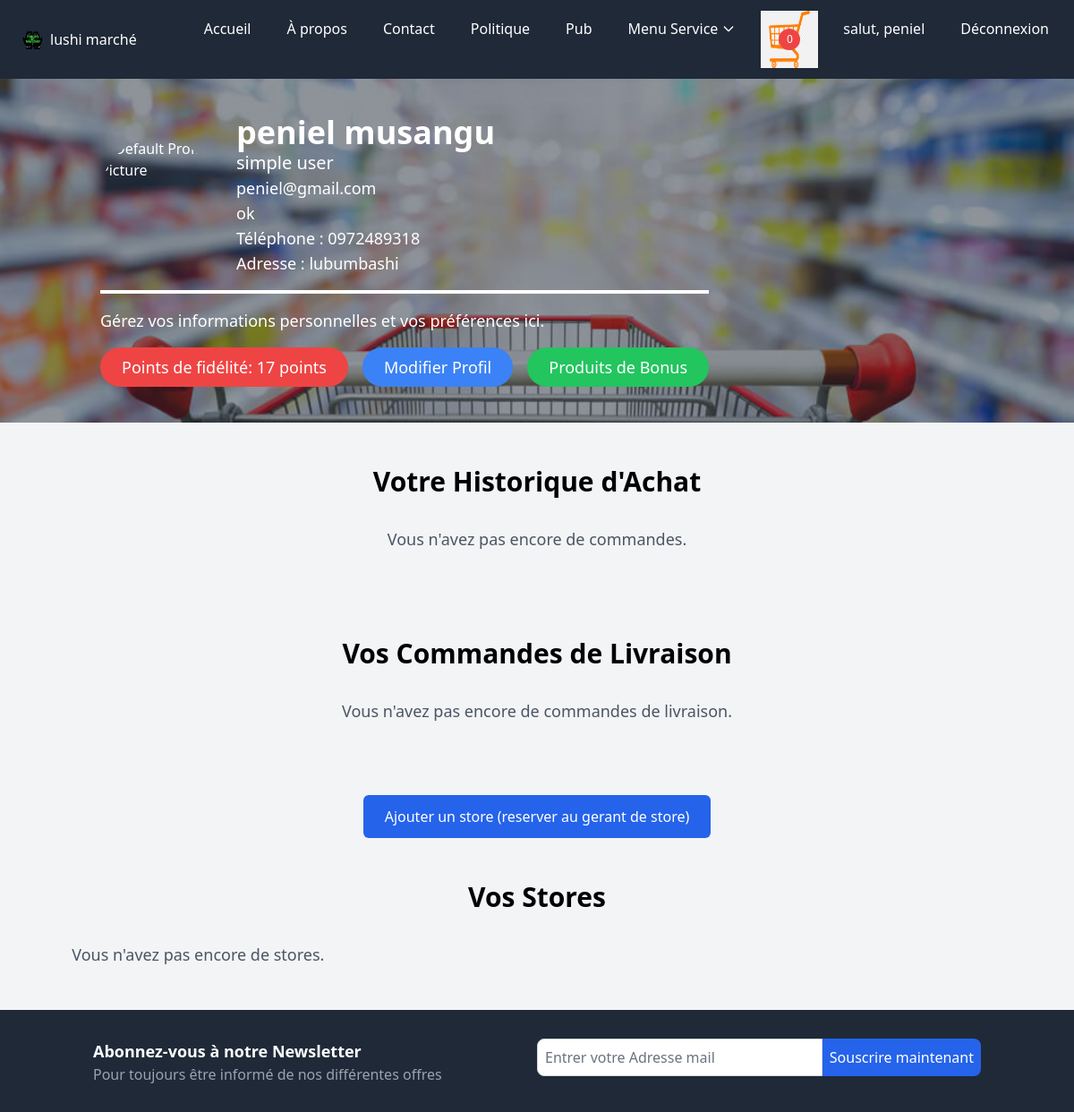
Before: /user/profile (signed in, upper part) with the older database file.
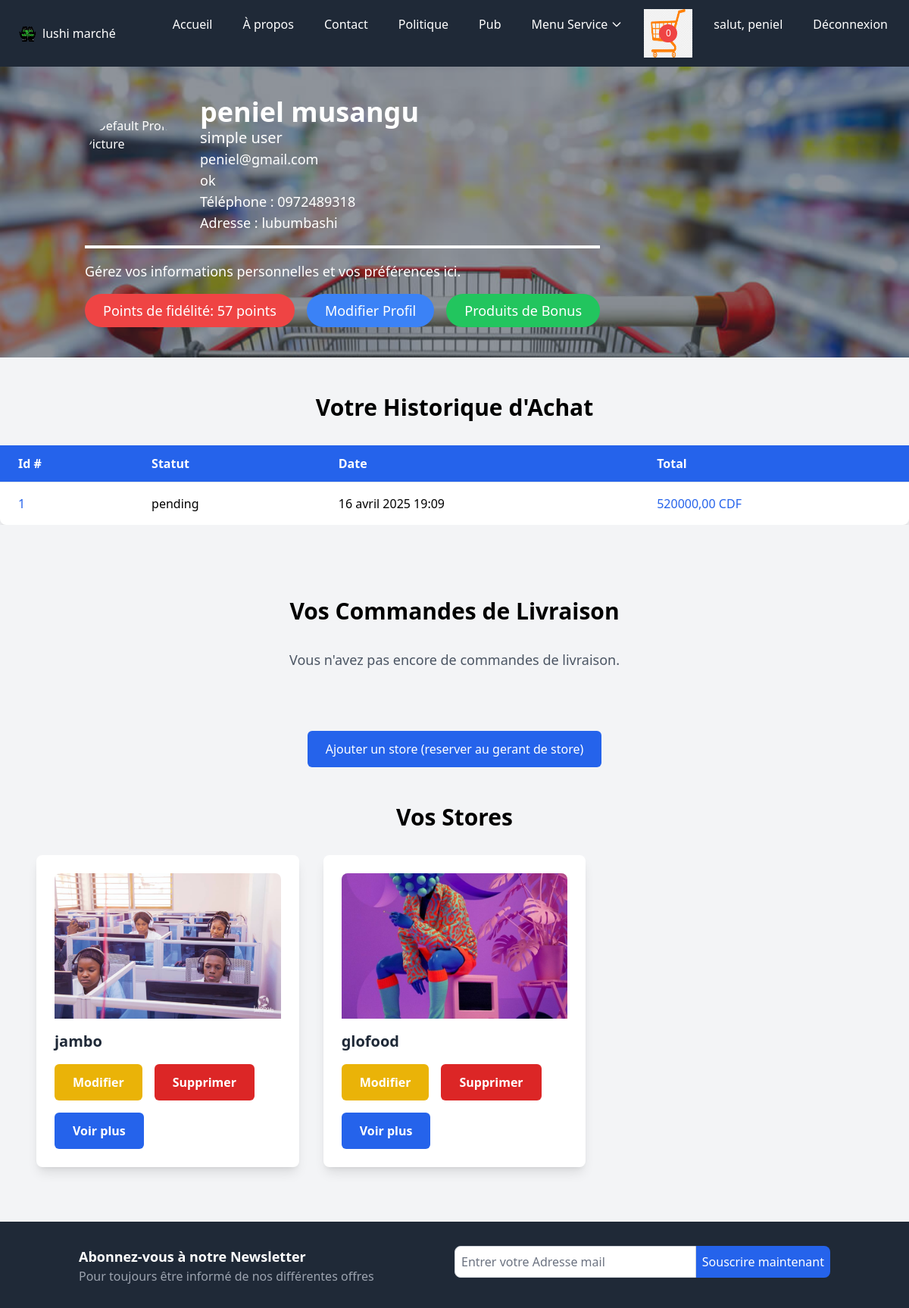
After: the same page with the newer database file.
### core/models.py (models this page shows, shortened)
class Order(models.Model):
    user = models.ForeignKey(settings.AUTH_USER_MODEL, on_delete=models.CASCADE, related_name="orders")
    created_at = models.DateTimeField(auto_now_add=True)
    updated_at = models.DateTimeField(auto_now=True)
    status = models.CharField(
        max_length=50, choices=[('pending', 'En attente'), ('paid', 'Payée'), ('shipped', 'Expédiée'), ('served', 'Servie')],
        default='pending'
    )
    total_amount = models.DecimalField(max_digits=10, decimal_places=2, default=Decimal('0.00'))
    activated = models.BooleanField(default=True)  # Par défaut, l'ordre est activé

class Store(models.Model):
    owner = models.ForeignKey(settings.AUTH_USER_MODEL, on_delete=models.CASCADE, related_name="stores")
    name = models.CharField(max_length=255)
    slug=models.SlugField(blank=True, null=True)
    description = models.TextField()
    adresse = models.TextField()
    thumbnail = models.ImageField(upload_to="img", null=True, blank=True, verbose_name="Image du Store")
    created_at = models.DateTimeField(auto_now_add=True)
    updated_at = models.DateTimeField(auto_now=True, verbose_name="Date de mise à jour")
    typestore = models.ForeignKey(Typestore, on_delete=models.SET_NULL, null=True, blank=True)
    categorystore = models.ForeignKey(CategoryStore, on_delete=models.SET_NULL, null=True, blank=True)
    apply_commission = models.BooleanField(default=True)
    favoritestore = models.BooleanField(default=False)
    is_active = models.BooleanField(default=False)
    latitude = models.DecimalField(max_digits=9, decimal_places=6, null=True, blank=True)
    longitude = models.DecimalField(max_digits=9, decimal_places=6, null=True, blank=True)

### core/views.py (the view)
# urls.py: path('profile',views.profile, name='profile'),
@login_required(login_url="signin")
def profile(request):
    user = request.user
    stores = Store.objects.filter(owner=user, is_active=True)
    orders_list = Order.objects.filter(user=request.user, activated=True).order_by('-created_at')
    commandes_list = CommandeLivraison.objects.filter(user=user).order_by('-date_commande')
    paginator = Paginator(commandes_list, 4)  # 4 commandes par page
    page_number = request.GET.get('page')
    try:
        commandes = paginator.page(page_number)
    except PageNotAnInteger:
        commandes = paginator.page(1)
    except EmptyPage:
        commandes = paginator.page(paginator.num_pages)
    paginator = Paginator(orders_list, 4)  # 4 commandes par page
    page_number = request.GET.get('page')
    try:
        orders = paginator.page(page_number)
    except PageNotAnInteger:
        orders = paginator.page(1)
    except EmptyPage:
        orders = paginator.page(paginator.num_pages)
    try:
        user_points = UserPoints.objects.get(user=request.user)
        total_points = user_points.points  # Total des points
    except UserPoints.DoesNotExist:
        total_points = 0
    context = {
        "user": user,
        "stores": stores,
        "orders": orders,  # Orders paginées
        "commandes": commandes,
        'total_points': total_points  # Passer les points de fidélité à la vue
    }
    return render(request, "core/profile.html", context)

### core/context_processors.py (called while the page is built)
def cart(request):
    if request.user.is_authenticated:
        cart = get_or_create_cart(request.user)
    else:
        cart = None
    return {'cart': cart}

### core/models.py (called while the page is built)
    def get_item_count(self):
        return sum(item.quantity for item in self.items.all())

### core/utils.py (called while the page is built)
def get_or_create_cart(user):
    cart, created = Cart.objects.get_or_create(user=user, is_active=True)
    return cart

### core/templates/core/profile.html (shortened to what the changed rows need)
{% extends "base.html" %}
{% load static %}
{% block content %}
<section class="relative bg-cover bg-center h-96" style="background-image: url('{% static "img/her2.jpg" %}');">
    <div class="container mx-auto h-full flex items-center justify-start relative z-10">
        <div class="text-left text-white px-6">
            <div class="flex items-center space-x-6">
                <div>
                    <h1 class="text-4xl font-bold">{{ user.first_name }} {{ user.last_name }}</h1>
                </div>
            </div>
            <div class="mt-4 flex items-center">
                <a href="{% url 'user_dashboard' %}" class="px-6 py-2 bg-red-500 text-white rounded-full text-lg hover:bg-red-600 transition duration-300">
                    Points de fidélité: {{ total_points }} points
                </a>
                <a href="{% url 'update_profile' %}" class="ml-4 px-6 py-2 bg-blue-500 text-white rounded-full text-lg hover:bg-blue-600 transition duration-300">
                    Modifier Profil
                </a>
                <a href="{% url 'list_product_rewards' %}" class="ml-4 px-6 py-2 bg-green-500 text-white rounded-full text-lg hover:bg-green-600 transition duration-300">
                    Produits de Bonus
                </a>
            </div>
        </div>
    </div>
</section>
<section id="commandes" class="mt-12 pb-12">
    <h2 class="text-3xl font-bold text-center mb-8">Votre Historique d'Achat</h2>
    {% if orders %}
    <div class="overflow-x-auto">
        <table class="min-w-full table-auto bg-white shadow-lg rounded-lg">
            <thead class="bg-blue-600 text-white">
                <tr>
                    <th class="px-6 py-3 text-left">Id #</th>
                    <th class="px-6 py-3 text-left">Statut</th>
                    <th class="px-6 py-3 text-left">Date</th>
                    <th class="px-6 py-3 text-left">Total</th>
                </tr>
            </thead>
            <tbody>
                {% for order in orders %}
                <tr class="border-t">
                    <td class="px-6 py-4">
                        <a href="{% url 'order_detail' order.id %}" class="text-blue-600 hover:text-blue-800">
                            {{ order.id }}
                        </a>
                    </td>
                    <td class="px-6 py-4">{{ order.status }}</td>
                    <td class="px-6 py-4">{{ order.created_at }}</td>
                    <td class="px-6 py-4">
                        <a href="{% url 'order_detail' order.id %}" class="text-blue-600 hover:text-blue-800">
                            {{ order.total_amount }} CDF
                        </a>
                    </td>
                </tr>
                {% endfor %}
            </tbody>
        </table>
    </div>
    {% else %}
    <p class="text-center text-lg text-gray-600">Vous n'avez pas encore de commandes.</p>
    {% endif %}
</section>
<section id="commandes" class="mt-12 pb-12">
    <h2 class="text-3xl font-bold text-center mb-8">Vos Commandes de Livraison</h2>
</section>
<section class="mt-12 pb-12 px-4 sm:px-6 lg:px-12">
    <h2 class="text-3xl font-bold text-center mb-8">Vos Stores</h2>
    <div class="grid grid-cols-1 sm:grid-cols-2 lg:grid-cols-3 xl:grid-cols-4 gap-8">
        {% for store in stores %}
        <div class="transform transition-transform hover:scale-105 hover:shadow-lg duration-300 mb-6">
            <div class="bg-white p-6 rounded-lg shadow-lg hover:shadow-2xl">
                {% if store.thumbnail %}
                <img class="w-full h-48 object-cover rounded-t-lg" src="{{ store.thumbnail.url }}" alt="{{ store.name }}">
                {% else %}
                <img class="w-full h-48 object-cover rounded-t-lg" src="{% static 'img/default-store.jpg' %}" alt="Default Store Image">
                {% endif %}
                <h3 class="text-xl font-semibold text-gray-800 mt-4">{{ store.name }}</h3>
                {% if store.owner == user %}
                <div class="mt-4 flex space-x-4">
                    <a href="{% url 'edit_store' store.slug %}" class="inline-block px-6 py-3 text-white bg-yellow-500 hover:bg-yellow-600 rounded-md font-semibold transition duration-300">
                        Modifier
                    </a>
<a href="{% url 'delete_store' store.slug %}" class="inline-block px-6 py-3 text-white bg-red-600 hover:bg-red-700 rounded-md font-semibold transition duration-300 delete-store-btn">
    Supprimer
</a>
                </div>
                {% endif %}
                <div class="mt-4">
                    <a href="{% url 'store_detail' store.slug %}" class="inline-block px-6 py-3 text-white bg-blue-600 hover:bg-blue-800 rounded-md font-semibold transition duration-300">
                        Voir plus
                    </a>
                </div>
            </div>
        </div>
        {% empty %}
        <p class="text-center text-lg text-gray-600">Vous n'avez pas encore de stores.</p>
        {% endfor %}
    </div>
</section>
{% endblock %}

Changed rows visible on the page:
added Order: id "1", status "pending", created_at "16 avril 2025 19:09", total_amount "520000,00"
added Store: thumbnail (picture), name "jambo", shows "Modifier"
added Store: thumbnail (picture), name "glofood", shows "Modifier"
Other visible differences:
{{ total_points }}: "17" → "57"
text no longer shown: "Vous n'avez pas encore de commandes. Vous n'avez pas encore de stores."
text now shown: "Id # Statut Date Total"
